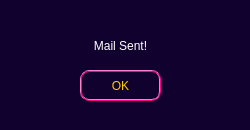
<?xml version="1.0" encoding="UTF-8"?>
<ui version="4.0">
 <class>Dialog</class>
 <widget class="QDialog" name="Dialog">
  <property name="geometry">
   <rect>
    <x>0</x>
    <y>0</y>
    <width>250</width>
    <height>130</height>
   </rect>
  </property>
  <property name="maximumSize">
   <size>
    <width>250</width>
    <height>140</height>
   </size>
  </property>
  <property name="windowTitle">
   <string>Dialog</string>
  </property>
  <property name="styleSheet">
   <string notr="true">QPushButton{
	border: 2px;
	border-style: ridge;
	border-radius: 9px;
	border-color: rgb(255, 0, 143);
	color:#FFCC00; 
	font: 63 11pt &quot;URW Gothic&quot;;
}

QDialog{
	background-color: #11012E;
}
QLabel {
	color: white;
	font: 63 11pt &quot;URW Gothic&quot;;
}</string>
  </property>
  <widget class="QLabel" name="label">
   <property name="geometry">
    <rect>
     <x>50</x>
     <y>10</y>
     <width>131</width>
     <height>71</height>
    </rect>
   </property>
   <property name="text">
    <string>   Mail Sent!</string>
   </property>
   <property name="alignment">
    <set>Qt::AlignCenter</set>
   </property>
  </widget>
  <widget class="QPushButton" name="pushButton">
   <property name="geometry">
    <rect>
     <x>80</x>
     <y>70</y>
     <width>81</width>
     <height>31</height>
    </rect>
   </property>
   <property name="cursor">
    <cursorShape>PointingHandCursor</cursorShape>
   </property>
   <property name="text">
    <string>OK</string>
   </property>
  </widget>
 </widget>
 <resources/>
 <connections/>
</ui>
